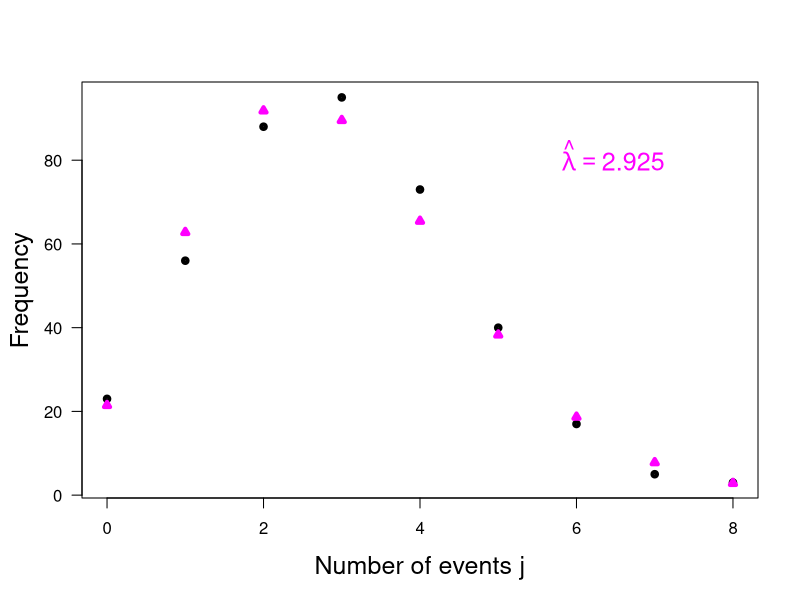

Reproduce this figure in R.
print('file: SolutionPointEstAitkin.R')
# Aitkin dust counter
ja = seq(0,8)                    # number of events
frequencies=c(23,56,88, 95,73,40,17,5,3)   # frequencies
lambdaEst=sum(ja*frequencies)/sum(frequencies) # estimate of mean rate
pPredict=dpois(ja,lambdaEst) # probabilities based on estimated lambda
relfre=frequencies/sum(frequencies) # relative frequencies
fPredict=pPredict*sum(frequencies)  # predicted frequencies
# ---------- plots:
sflag = 1
if (sflag == 1) {
  # png('DustCounterF170720.png',width=16,height=16,units='cm',res=300)
  plot(ja,frequencies,type='p',col='black',xlab='Number of events j',ylab='',
       main='',lwd=4,cex=0.6,las=1,cex.lab=1.5)
  title(ylab='Frequency',line=2.5,cex.lab=1.5)
  points(ja,fPredict,col='magenta',lwd=4,cex=0.6,pch=24)
  text(5.6,80,pos=4,bquote(~hat(lambda) == .(lambdaEst)),col='magenta',cex=1.5)
  # dev.off()
}
if (sflag == 2) {
  # png('DustCounterP170720.png',width=16,height=16,units='cm',res=300)
  plot(ja,relfre,type='p',col='black',las=0,cex=0.6,main='',xlab='Number of events j',
       ylab='',lwd=4,cex.lab=1.5)
  title(ylab='Probability, relative frequency',line=2.8,cex.lab=1.5)
  points(ja,pPredict,col='magenta',lwd=4,cex=0.6,pch=24)
  text(5.6,0.2,pos=4,bquote(~hat(lambda) == .(lambdaEst)),col='magenta',cex=1.5)
  # dev.off()
}
# ---------------------------------------------------
# Results: 
TNOC = sum(frequencies)        # total number of cases
TNOD = sum(ja*frequencies)     # total number of deaths
print(c('total number of cases  = ',TNOC))
print(c('total number of deaths = ',TNOD))
print(c('estimate of mean rate  = ',lambdaEst))
print(c('probabilities based on estimated lambda  = ',pPredict))
print(c('probabilities based on estimated lambda  = ',round(pPredict,4)))
print(c('relative frequencies  = ',round(relfre,4)))
print(c('predicted frequencies = ',round(fPredict,4)))